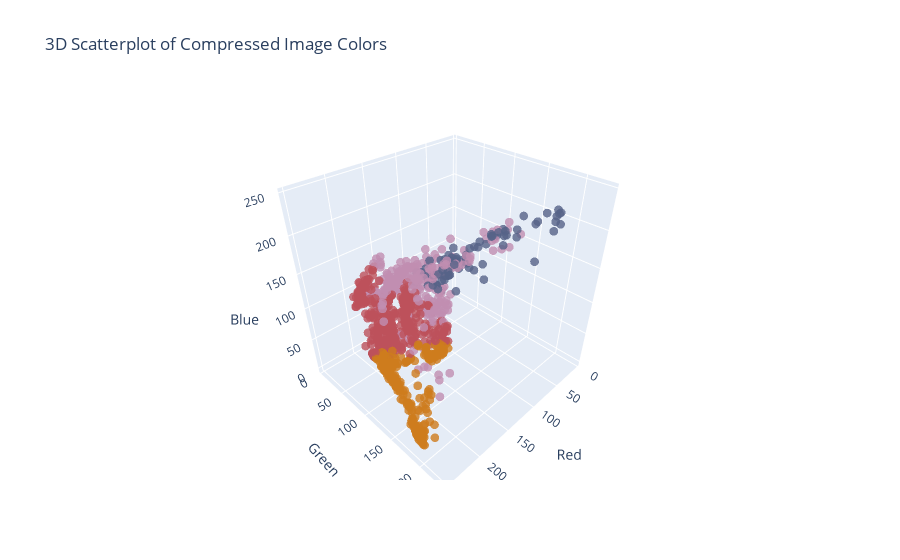

The notebook cell saved with this chart:
### Code cell
import plotly.graph_objects as go
import pandas as pd



def plot_3d_scatter_compressed(img_before, img_after):
    fig = go.Figure()

    fig.add_trace(go.Scatter3d(
        x=img_before['r'],
        y=img_before['g'],
        z=img_before['b'],
        mode='markers',
        marker=dict(
            size=3,
            color=['rgb({}, {}, {})'.format(r, g, b) for r, g, b in zip(img_after['r'], img_after['g'], img_after['b'])],
            opacity=0.8
        )
    ))

    fig.update_layout(
        scene=dict(
            xaxis_title='Red',
            yaxis_title='Green',
            zaxis_title='Blue',
        )
    )

    fig.show()

### Figure 1 — Plotly figure (JSON) as saved in the notebook; plotly's stock layout.template omitted (floating-point values rounded to 4 significant figures; data arrays with more than 128 entries replaced by an {"elided": "..."} marker saying what was removed)
{"data": [{"marker": {"color": {"elided": "1000 str values"}, "opacity": 0.8, "size": 3}, "mode": "markers", "type": "scatter3d", "x": {"elided": "1000 int values"}, "y": {"elided": "1000 int values"}, "z": {"elided": "1000 int values"}}], "layout": {"scene": {"xaxis": {"title": {"text": "Red"}}, "yaxis": {"title": {"text": "Green"}}, "zaxis": {"title": {"text": "Blue"}}}, "title": {"text": "3D Scatterplot of Compressed Image Colors"}}}
